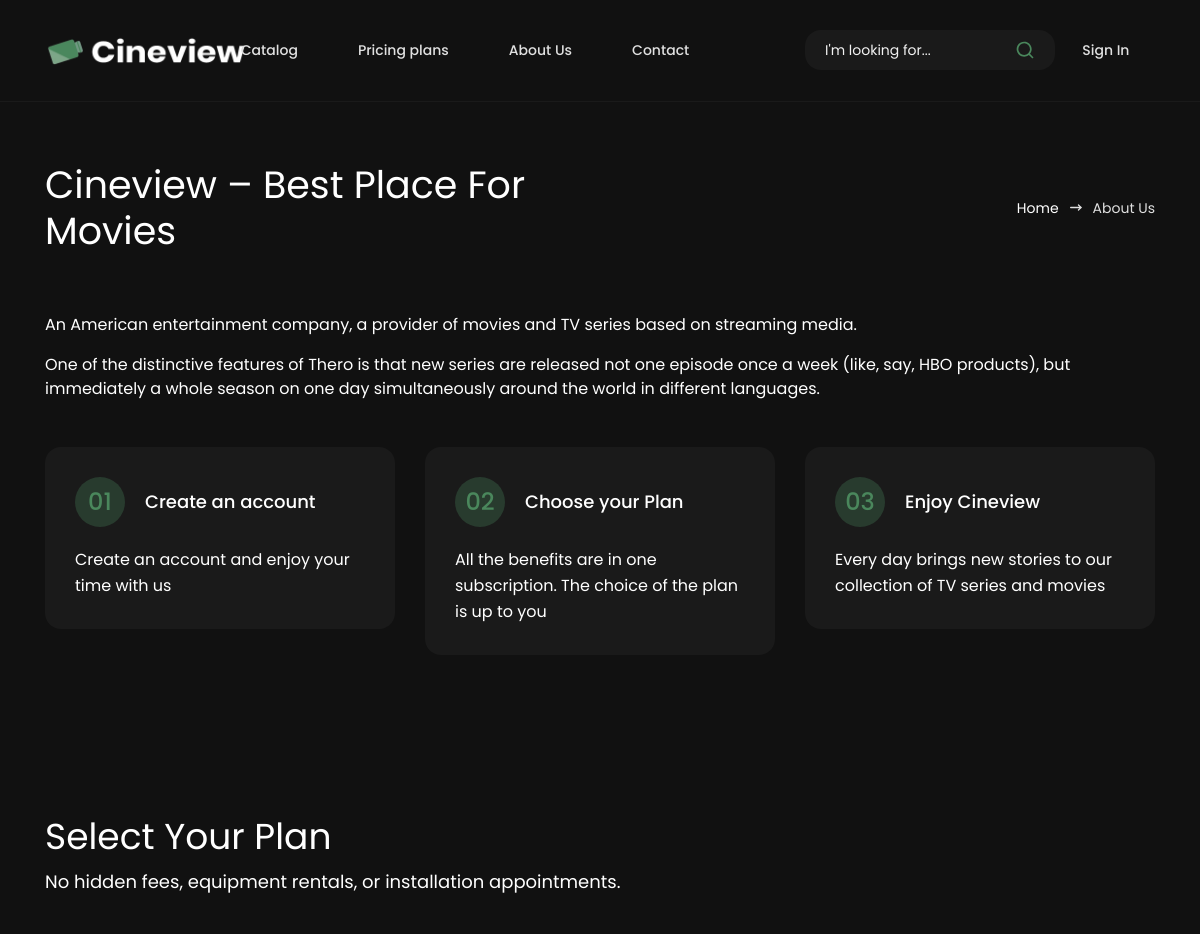
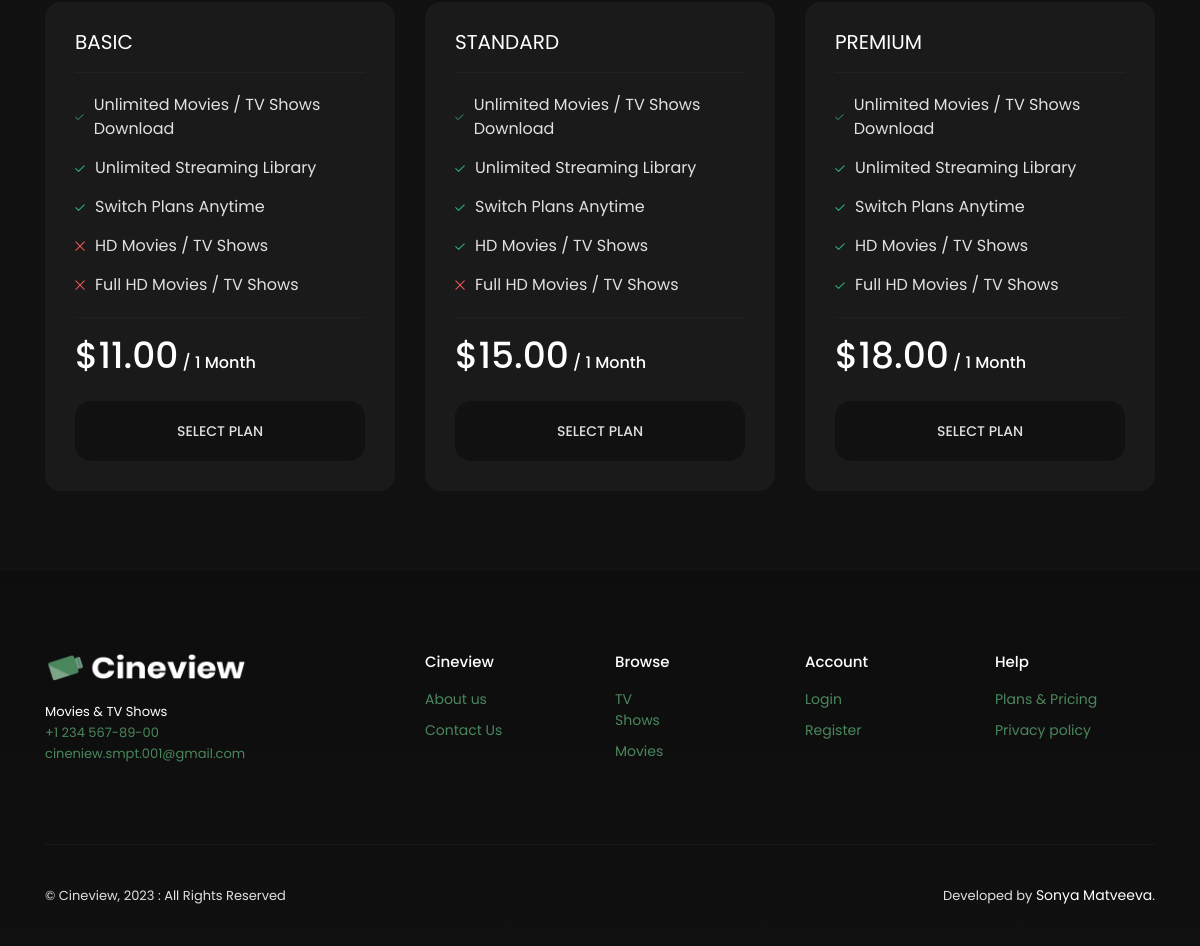
/cineview/pages/page_about.php, run on the app's committed database (2 pictures, top to bottom).
### tables this page shows
CREATE TABLE `tbl_about` (
  `id` int(50) NOT NULL,
  `about` longtext NOT NULL,
  `tagline` longtext NOT NULL,
  `choose_plan` longtext NOT NULL,
  `account` longtext NOT NULL,
  `enjoy` longtext NOT NULL
);

CREATE TABLE `tbl_plans` (
  `id` int(50) NOT NULL,
  `plan` varchar(255) NOT NULL,
  `valid` varchar(255) NOT NULL,
  `cost` varchar(255) NOT NULL,
  `valid_type` varchar(255) NOT NULL,
  `max_size` varchar(255) NOT NULL DEFAULT '480'
);

### cineview/const/check_session.php (called while the page is built, shortened)
<?php
if (!isset($_COOKIE["__logged"])) {
    $res = "0";
}

### cineview/pages/page_about.php (the view, shortened to what this page needs)
<?php
require_once('../const/check_session.php');
switch ($res) {
	case '0':
		$logged = "0";
		break;
}
try {
	$conn = new PDO('mysql:host=' . DBHost . ';dbname=' . DBName . ';charset=' . DBCharset . ';collation=' . DBCollation . ';prefix=' . DBPrefix . '', DBUser, DBPass);
	$conn->setAttribute(PDO::ATTR_ERRMODE, PDO::ERRMODE_EXCEPTION);
	$about = "";
	$tagline = "";
	$cp = "";
	$acc = "";
	$en = "";
	$stmt = $conn->prepare("SELECT * FROM tbl_about LIMIT 1");
	$stmt->execute();
	$result = $stmt->fetchAll();
	foreach ($result as $row) {
		$about = $row[1];
		$tagline = $row[2];
		$cp = $row[3];
		$acc = $row[4];
		$en = $row[5];
	}
} catch (PDOException $e) {
	echo "Connection failed: " . $e->getMessage();
}
?>
<!DOCTYPE html>
<html lang="en">
<head>
	<link rel="stylesheet" href="css/boot.css">
	<link rel="stylesheet" href="css/bootstrap-grid.min.css">
	<link rel="stylesheet" href="css/owl.carousel.min.css">
	<link rel="stylesheet" href="css/slider-radio.css">
	<link rel="stylesheet" href="css/select2.min.css">
	<link rel="stylesheet" href="css/magnific-popup.css">
	<link rel="stylesheet" href="css/plyr.css">
	<link rel="stylesheet" href="css/app.css">
</head>
<body>
	<?php require_once('../const/draws/header_v2.php'); ?>
	<section class="section section--head section--head-fixed">
		<div class="container">
			<div class="row">
				<div class="col-12 col-xl-6">
					<h1 class="section__title section__title--head"><?php echo AppName; ?> – <?php echo $tagline; ?></h1>
				</div>
				<div class="col-12 col-xl-6">
					<ul class="breadcrumb">
						<li class="breadcrumb__item"><a href="./">Home</a></li>
						<li class="breadcrumb__item breadcrumb__item--active">About Us</li>
					</ul>
				</div>
			</div>
		</div>
	</section>
	<section class="section section--pb0">
		<div class="container">
			<div class="row">
				<div class="col-12">
					<p class="section__text section__text--small"><?php echo $about; ?></p>
				</div>
			</div>
			<div class="row row--grid">
				<div class="col-12 col-lg-4">
					<div class="step">
						<span class="step__number">01</span>
						<h3 class="step__title">Create an account</h3>
						<p class="step__text"><?php echo $acc; ?></p>
					</div>
				</div>
				<div class="col-12 col-lg-4">
					<div class="step">
						<span class="step__number">02</span>
						<h3 class="step__title">Choose your Plan</h3>
						<p class="step__text"><?php echo $cp; ?></p>
					</div>
				</div>
				<div class="col-12 col-lg-4">
					<div class="step">
						<span class="step__number">03</span>
						<h3 class="step__title">Enjoy <?php echo AppName; ?></h3>
						<p class="step__text"><?php echo $en; ?></p>
					</div>
				</div>
			</div>
		</div>
	</section>
	<section class="section">
		<div class="container">
			<div class="row">
				<div class="col-12">
					<h2 class="section__title">Select Your Plan</h2>
					<p class="section__text">No hidden fees, equipment rentals, or installation appointments.</p>
				</div>
			</div>
			<div class="row">
				<?php
				try {
					$conn = new PDO('mysql:host=' . DBHost . ';dbname=' . DBName . ';charset=' . DBCharset . ';collation=' . DBCollation . ';prefix=' . DBPrefix . '', DBUser, DBPass);
					$conn->setAttribute(PDO::ATTR_ERRMODE, PDO::ERRMODE_EXCEPTION);
					$stmt = $conn->prepare("SELECT * FROM tbl_plans ORDER BY id LIMIT 3");
					$stmt->execute();
					$result = $stmt->fetchAll();
					foreach ($result as $row) {
						switch ($row[4]) {
							case 'Months';
								if ($row[2] > 1) {
									$valid = '' . $row[2] . ' Months';
								} else {
									$valid = '' . $row[2] . ' Month';
								}
								break;
						}
				?>
						<div class="col-12 col-md-6 col-xl-4 order-md-2 order-xl-1">
							<div class="plan">
								<h3 class="plan__title"><?php echo strtoupper($row[1]); ?></h3>
								<ul class="plan__list">
									<li class="green"><svg width="19" height="14" viewBox="0 0 19 14" fill="none" xmlns="http://www.w3.org/2000/svg">
											<path d="M1.43994 6.95981L6.77477 12.2924L17.4399 1.62723" stroke-width="2" stroke-linecap="round" stroke-linejoin="round" />
										</svg> Unlimited Movies / TV Shows Download</li>
									<li class="green"><svg width="19" height="14" viewBox="0 0 19 14" fill="none" xmlns="http://www.w3.org/2000/svg">
											<path d="M1.43994 6.95981L6.77477 12.2924L17.4399 1.62723" stroke-width="2" stroke-linecap="round" stroke-linejoin="round" />
										</svg> Unlimited Streaming Library</li>
									<li class="green"><svg width="19" height="14" viewBox="0 0 19 14" fill="none" xmlns="http://www.w3.org/2000/svg">
											<path d="M1.43994 6.95981L6.77477 12.2924L17.4399 1.62723" stroke-width="2" stroke-linecap="round" stroke-linejoin="round" />
										</svg> Switch Plans Anytime</li>
									<?php
									if ($row[5] < 720) {
									?>
										<li class="red"> HD Movies / TV Shows</li>
									<?php
									} else {
									?><li class="green"><svg width="19" height="14" viewBox="0 0 19 14" fill="none" xmlns="http://www.w3.org/2000/svg">
												<path d="M1.43994 6.95981L6.77477 12.2924L17.4399 1.62723" stroke-width="2" stroke-linecap="round" stroke-linejoin="round" />
											</svg> HD Movies / TV Shows</li><?php
																		}
																			?>
									<?php
									if ($row[5] < 1080) {
									?>
										<li class="red"> Full HD Movies / TV Shows</li>
									<?php
									} else {
									?><li class="green"><svg width="19" height="14" viewBox="0 0 19 14" fill="none" xmlns="http://www.w3.org/2000/svg">
												<path d="M1.43994 6.95981L6.77477 12.2924L17.4399 1.62723" stroke-width="2" stroke-linecap="round" stroke-linejoin="round" />
											</svg> Full HD Movies / TV Shows</li><?php
																				}
																					?>
								</ul>
								<span class="plan__price"><?php if (AppCurrency == "") {
															} else {
																print AppCurrency;
															}
															echo number_format($row[3], 2);
															if (AppCurrency == "") {
																print ' ' . strtoupper(AppISO) . '';
															} else {
															} ?><span> / <?php echo $valid; ?></span></span>
								<?php
								if ($logged == "1") {
									if ($role == "user") {
								?>
										<a href="core/select_plan?node=<?php echo $row[0]; ?>" class="plans__btn abp">Select plan</a>
									<?php
									} else {
										$ext__link = $_SERVER['REQUEST_SCHEME'] . '://' . $_SERVER['HTTP_HOST'] . explode('?', $_SERVER['REQUEST_URI'], 2)[0];
										$ext__link = str_replace("about", "core/select_plan?node=$row[0]", $ext__link);
									?>
										<a href="login?red=<?php echo $ext__link; ?>" class="plans__btn abp">Select plan</a>
									<?php
									}
								} else {
									$ext__link = $_SERVER['REQUEST_SCHEME'] . '://' . $_SERVER['HTTP_HOST'] . explode('?', $_SERVER['REQUEST_URI'], 2)[0];
									$ext__link = str_replace("about", "core/select_plan?node=$row[0]", $ext__link);
									?>
									<a href="login?red=<?php echo $ext__link; ?>" class="plans__btn abp">Select plan</a>
								<?php
								}
								?>
							</div>
						</div>
				<?php
					}
				} catch (PDOException $e) {
					echo "Connection failed: " . $e->getMessage();
				}
				?>
			</div>
		</div>
	</section>
	<?php require_once('../const/draws/footer.php'); ?>
</body>
</html>

### cineview/css/boot.css (style rules this page uses)
html { font-family: sans-serif; line-height: 1.15; -webkit-text-size-adjust: 100%; -webkit-tap-highlight-color: transparent }
article, aside, figcaption, figure, footer, header, hgroup, main, nav, section { display: block }
body { margin: 0; font-family: -apple-system, BlinkMacSystemFont, "Segoe UI", Roboto, "Helvetica Neue", Arial, "Noto Sans", sans-serif, "Apple Color Emoji", "Segoe UI Emoji", "Segoe UI Symbol", "Noto Color Emoji"; font-size: 1rem; font-weight: 400; line-height: 1.5; color: #212529; text-align: left; background-color: #fff }
h1, h2, h3, h4, h5, h6 { margin-top: 0; margin-bottom: .5rem }
p { margin-top: 0; margin-bottom: 1rem }
dl, ol, ul { margin-top: 0; margin-bottom: 1rem }
a { color: #4a875c; text-decoration: none; background-color: transparent }
svg { overflow: hidden; vertical-align: middle }

### data on the page
tbl_about: tagline "Best Place For Movies", about "An American entertainment company, a provider of movies and TV series based on streaming media. One of the distinctive features of Thero is that new series are released not one episode once a week (like, say, HBO products), but immediately a whole season on one day simultaneously around the world in different languages.", account "Create an account and enjoy your time with us", choose_plan "All the benefits are in one subscription. The choice of the plan is up to you", enjoy "Every day brings new stories to our collection of TV series and movies"
tbl_plans: plan "BASIC", max_size "HD Movies / TV Shows", cost "11.00", valid "1 Month"
tbl_plans: plan "STANDARD", max_size "HD Movies / TV Shows", cost "15.00", valid "1 Month"
tbl_plans: plan "PREMIUM", max_size "HD Movies / TV Shows", cost "18.00", valid "1 Month"

### other printed values
AppName "Cineview"
AppTopTxt "Movies & TV Shows"
AppPhone "+1 234 567-89-00"
AppEmail "cineniew.smpt.001@gmail.com"
